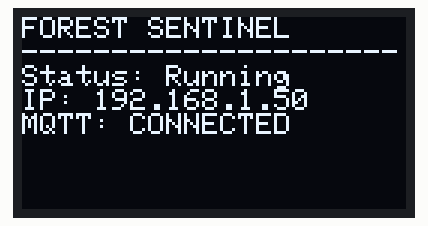
Bench run of a sketch on a simulated ESP32. On the bench: 128×64 one-colour display. WiFi joins after 1.5 s; servers stay silent unless stated; random numbers use the default seed unless the sketch sets one; no radio packets arrive unless stated; no MQTT or app messages arrive unless stated.

Above: at 1.8 s.

The sketch:

master.ino
```cpp
#include <WiFi.h>
#include <WiFiManager.h> // Tambahkan ini
#include <PubSubClient.h>
#include <ArduinoJson.h>
#include <SPI.h>
#include <LoRa.h>
#include <Wire.h>
#include <Adafruit_GFX.h>
#include <Adafruit_SSD1306.h>

/* ===== OLED CONFIGURATION ===== */
#define SCREEN_WIDTH 128
#define SCREEN_HEIGHT 64
#define OLED_RESET    -1
Adafruit_SSD1306 display(SCREEN_WIDTH, SCREEN_HEIGHT, &Wire, OLED_RESET);

/* ===== LORA PINS ===== */
#define SS 5
#define RST 14
#define DIO0 2

struct SensorPacket {
    float temperature;
    float humidity;
    int gas;
    int light;
    int soil;
    int vibration;
    bool sos;
    uint32_t nodeID;
};

QueueHandle_t dataQueue;
WiFiClient espClient;
PubSubClient client(espClient);

/* ===== TAMPILAN OLED ===== */
void updateOLED(String status, String ip) {
    display.clearDisplay();
    display.setTextSize(1);
    display.setTextColor(WHITE);
    display.setCursor(0,0);
    display.println("FOREST SENTINEL");
    display.println("---------------------");
    display.print("Status: "); display.println(status);
    display.print("IP: "); display.println(ip);
    display.print("MQTT: "); display.println(client.connected() ? "CONNECTED" : "DISCONNECT");
    display.display();
}

/* ===== TASK LORA (CORE 0) ===== */
void taskLoRa(void *pvParameters) {
    SensorPacket receivedData;
    while(1) {
        int packetSize = LoRa.parsePacket();
        if (packetSize == sizeof(SensorPacket)) {
            LoRa.readBytes((uint8_t*)&receivedData, sizeof(receivedData));
            if (xQueueSend(dataQueue, &receivedData, 0) != pdTRUE) {
                Serial.println("Queue Full!");
            }
        }
        vTaskDelay(pdMS_TO_TICKS(10));
    }
}

/* ===== TASK MQTT (CORE 1) ===== */
void taskMQTT(void *pvParameters) {
    SensorPacket packet;
    while(1) {
        if (xQueueReceive(dataQueue, &packet, portMAX_DELAY) == pdTRUE) {
            if (client.connected()) {
                StaticJsonDocument<512> doc;
                doc["node"] = packet.nodeID;
                doc["temp"] = packet.temperature;
                doc["hum"] = packet.humidity;
                doc["gas"] = packet.gas;
                doc["sos"] = packet.sos ? "EMERGENCY" : "OFF";

                char buffer[512];
                serializeJson(doc, buffer);
                client.publish("forest/data", buffer);
            }
        }
    }
}

void setup() {
    Serial.begin(115200);

    // Initialize OLED
    if(!display.begin(SSD1306_SWITCHCAPVCC, 0x3C)) {
        Serial.println(F("SSD1306 allocation failed"));
    }
    display.clearDisplay();
    display.display();

    // WiFi Manager
    WiFiManager wm;
    updateOLED("Config Portal", "192.168.4.1");

    // Jika tidak konek ke WiFi lama, buka AP "ForestSentinel_Master"
    if (!wm.autoConnect("ForestSentinel_Master")) {
        Serial.println("Failed to connect");
        ESP.restart();
    }

    updateOLED("Connected", WiFi.localIP().toString());

    // Setup LoRa
    LoRa.setPins(SS, RST, DIO0);
    if (!LoRa.begin(433E6)) {
        updateOLED("LoRa Error", "");
        while(1);
    }

    client.setServer("broker.hivemq.com", 1883);
    dataQueue = xQueueCreate(20, sizeof(SensorPacket));

    xTaskCreatePinnedToCore(taskLoRa, "LoRaTask", 4096, NULL, 2, NULL, 0);
    xTaskCreatePinnedToCore(taskMQTT, "MQTTTask", 4096, NULL, 1, NULL, 1);
}

void loop() {
    if (!client.connected()) {
        // Logika reconnect MQTT
        String clientId = "ForestMaster-" + String(random(1000));
        client.connect(clientId.c_str());
    }
    client.loop();

    // Update OLED berkala untuk status MQTT/IP
    updateOLED("Running", WiFi.localIP().toString());
    vTaskDelay(pdMS_TO_TICKS(5000));
}
```
